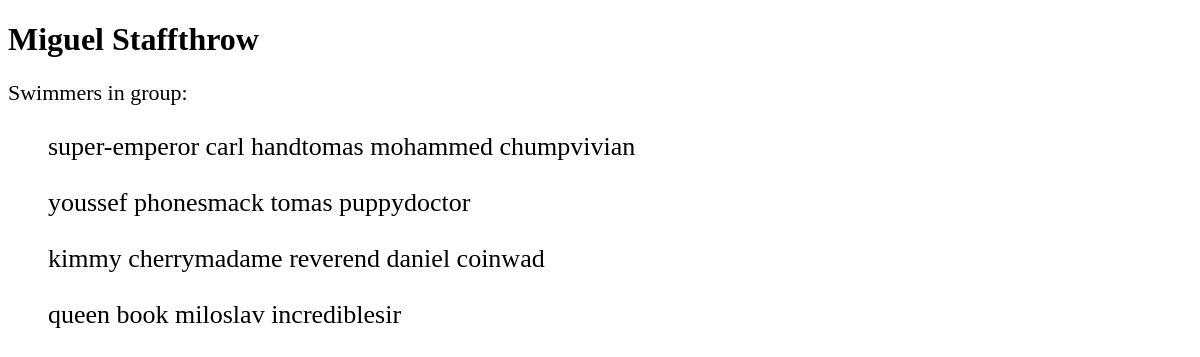
Page /swimming/group/12/ on the earlier database version.
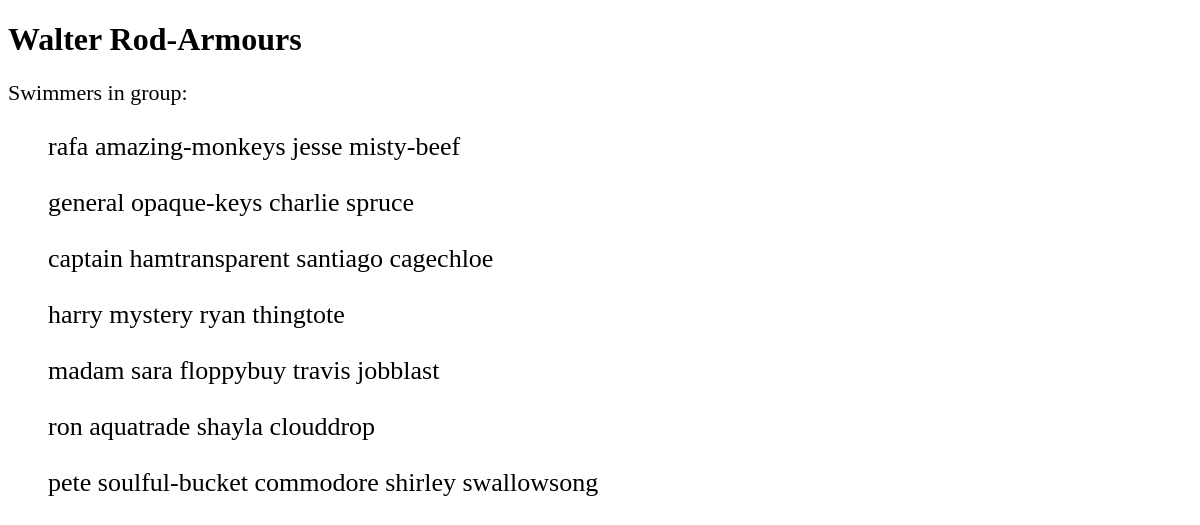
Same page on the later database version.
### swimming/models.py (models this page shows)
class Group(models.Model):
    class Level(models.IntegerChoices):
        Pre_swim = 1, _('Pre_swim'),
        begginers = 2, _('begginers'),
        advanced = 3, _('advanced'),
        competative = 4, _('competative')
    class AgeGroup(models.IntegerChoices):
        five_to_seven = 1, _('5-7')
        eight_to_twelve = 2, _('8-12')
        thirteen_to_eighteen = 3, _('13-18')
        above_eighteen = 4, _('18+')
    name = models.CharField(max_length = 200)
    capacity = models.IntegerField(null = True)
    level = models.IntegerField(choices = Level.choices)
    age_group = models.IntegerField(choices = AgeGroup.choices)
    coach = models.ForeignKey(Coach, on_delete = models.PROTECT, related_name = "groups")
    def __str__(self):
        return self.name.title()

class Trainee(models.Model):
    first_name = models.CharField(max_length = 200)
    last_name = models.CharField(max_length = 200)
    gender = models.CharField(max_length = 200)
    birth_date = models.DateField(null = True)
    group = models.ForeignKey(Group, on_delete = models.PROTECT, related_name = "trainees")
    def __str__(self) :
        return f"{self.first_name} {self.last_name}"

### swimming/views.py (the view)
# urls.py: path('group/<int:group_id>/', views.group_detail, name = 'group_detail'),
def group_detail(request, group_id):
    group = get_object_or_404(Group, pk=group_id)
    members = group.trainees.all()
    return render(request, "swimming/group.html", {
        "group": group,
        "members": members
    })

### swimming/templates/swimming/group.html (shortened to what this page needs)
{% load static %}
<!DOCTYPE html>
<html lang="en">
<head>
    <link rel="stylesheet" href="{% static 'css/style.css' %}">
</head>
<body>
<h1>{{ group }}</h1>
<dl>
<dt>Swimmers in group:</dt>
{% for member in members %}
    <dd>{{ member }}</dd>
{% endfor %}
</dl>
</body>
</html>

Differences in the rows shown:
no longer on this page (row edited): Trainee: first_name+last_name "super-emperor carl handtomas mohammed chumpvivian"
no longer on this page (row edited): Trainee: first_name+last_name "youssef phonesmack tomas puppydoctor"
no longer on this page (row edited): Trainee: first_name+last_name "kimmy cherrymadame reverend daniel coinwad"
changed Group: name "Miguel Staffthrow" → "Walter Rod-Armours"
now on this page (row edited): Trainee: first_name+last_name "rafa amazing-monkeys jesse misty-beef"
now on this page (row edited): Trainee: first_name+last_name "general opaque-keys charlie spruce"
now on this page (row edited): Trainee: first_name+last_name "captain hamtransparent santiago cagechloe"
now on this page (row edited): Trainee: first_name+last_name "harry mystery ryan thingtote"
now on this page (row edited): Trainee: first_name+last_name "madam sara floppybuy travis jobblast"
changed Trainee: first_name+last_name "queen book miloslav incrediblesir" → "ron aquatrade shayla clouddrop"
added Trainee: first_name+last_name "pete soulful-bucket commodore shirley swallowsong"
